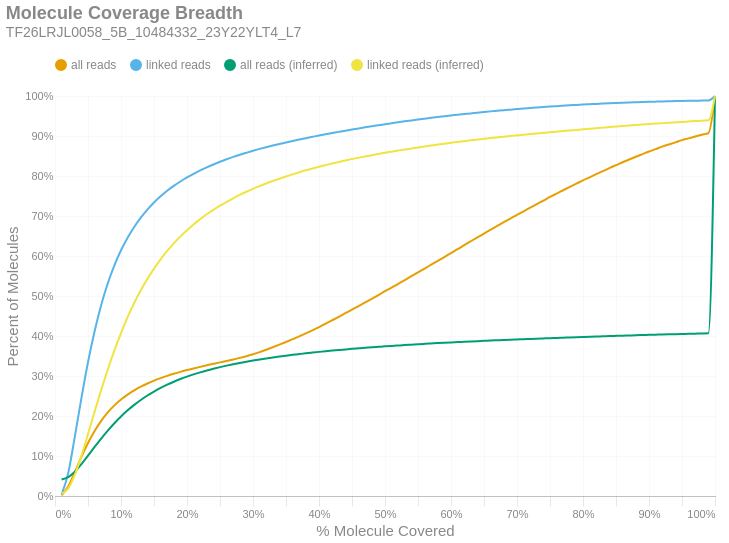

Notebook code cell kept with this figure:
### Markdown cell above
### Molecule Read Coverage
This chart shows molecule coverage breadth as computed by the number of bases aligned to that molecule. In other words, "*how much of each unique long molecule is actually sequenced/aligned?*" Keep in mind there is a distinction between sequences and alignments, since some sequences belonging to a particular molecule may not align well and wouldn't appear in the alignment data. This chart also shows molecule coverage breadth as computed by the *inferred fragment* from which the aligned sequences originate. Unlike read coverage, this calculation takes into account the total insert size, including unsequenced gaps between the forward and reverse reads. Like the previous figures, these are cumulative percents.

### Code cell
if SKIPLR:
    print_html(f"Skipped")
else:
    binned_df = consolidated_hist(valids['coverage_bp'], mask, 0.01, True)
    binned_df_inf = consolidated_hist(valids['coverage_inserts'], mask, 0.01, True)
    binned_df = binned_df.with_columns(pl.lit(binned_df_inf['all reads (cumsum)']).alias('all reads (inferred)'))
    binned_df = binned_df.with_columns(pl.lit(binned_df_inf['linked reads (cumsum)']).alias('linked reads (inferred)'))
    binned_df = binned_df.with_columns(
        (pl.col('bin').cast(pl.Float64) + 0.01).alias('right_edge')
    )

    with SafeRender(binned_df):
        (
            density_plot(binned_df, 'Molecule Coverage Breadth', samplename, 'molcov', ['all reads (inferred)','linked reads (inferred)'])
            .encode(
                #x=alt.X('bin:Q', title="% Molecule Covered").axis(format = '%').scale(padding=0),
                x=alt.X('right_edge:Q', title="% Molecule Covered").axis(format='%').scale(padding=0),
                y=alt.Y('value:Q', title='Percent of Molecules')
                    .axis(format='%')
                    .stack(False)
                    .scale(domainMin=0, padding=0),
                color=alt.Color("key:N").scale(domain = ["all reads", "linked reads", "all reads (inferred)", "linked reads (inferred)"]),
                tooltip = [
                    alt.Tooltip("key:N", title = "Data Type"),
                    alt.Tooltip("range_label:N", title="% Molecule Covered"),
                    alt.Tooltip("value:Q", format = ".2%", title="% Molecules")
                ]
            )
        ).display()

### Figure 1 — Vega-Lite specification as saved in the notebook (floating-point values rounded to 4 significant figures)
{"width": "container", "height": 400, "config": {"title": {"anchor": "start", "dy": -15, "fontSize": 18, "color": "#888888", "subtitleColor": "#888888", "subtitleFontSize": 14}, "arc": {"fill": "#0072B2"}, "axis": {"domainColor": "#888888", "domainWidth": 0.5, "gridWidth": 0.2, "grid": false, "titleFontWeight": 400, "titleFontSize": 15, "labelFontSize": 11, "labelColor": "#888888", "tickColor": "#888888", "tickWidth": 0.2, "titleColor": "#888888"}, "axisBand": {"grid": false}, "axisX": {"grid": true, "tickSize": 10, "domainCap": "round"}, "axisY": {"domain": false, "grid": true, "tickSize": 0, "domainCap": "round"}, "background": "transparent", "header": {"labelFontSize": 15, "labelColor": "#888888", "titleFontSize": 15, "titleFontWeight": 600, "titleColor": "#888888"}, "legend": {"labelFont": "sans-serif", "labelFontSize": 12, "labelColor": "#888888", "symbolSize": 100, "symbolType": "circle", "titleFontSize": 12, "titlePadding": 10, "titleColor": "#888888", "title": null, "orient": "top"}, "range": {"category": ["#E69F00", "#56B4E9", "#009E73", "#F0E442", "#0072B2", "#D55E00", "#CC79A7", "#000000"], "diverging": ["#cfe8f3", "#a2d4ec", "#73bfe2", "#46abdb", "#1696d2", "#12719e"]}, "area": {"fill": "#0072B2", "fillOpacity": 0.7, "line": true, "strokeOpacity": 0.7}, "line": {"color": "#0072B2", "stroke": "#0072B2", "strokeWidth": 2}, "trail": {"color": "#0072B2", "stroke": "#0072B2", "strokeWidth": 0, "size": 1}, "point": {"filled": true, "fillOpacity": 1.0, "size": 95}, "text": {"color": "#888888", "fontSize": 11, "align": "right", "fontWeight": 400, "size": 11}, "bar": {"fill": "#0072B2", "stroke": null}, "view": {"stroke": null, "continuousWidth": 660, "continuousHeight": 400}}, "data": {"name": "data-560f24097fe1f0dae42a0b6d6840aa0b"}, "mark": {"type": "line", "interpolate": "monotone", "point": {"opacity": 0, "size": 275}}, "encoding": {"color": {"field": "key", "scale": {"domain": ["all reads", "linked reads", "all reads (inferred)", "linked reads (inferred)"]}, "type": "nominal"}, "tooltip": [{"field": "key", "title": "Data Type", "type": "nominal"}, {"field": "range_label", "title": "% Molecule Covered", "type": "nominal"}, {"field": "value", "format": ".2%", "title": "% Molecules", "type": "quantitative"}], "x": {"axis": {"format": "%"}, "field": "right_edge", "scale": {"padding": 0}, "title": "% Molecule Covered", "type": "quantitative"}, "y": {"axis": {"format": "%"}, "field": "value", "scale": {"domainMin": 0, "padding": 0}, "stack": false, "title": "Percent of Molecules", "type": "quantitative"}}, "params": [{"name": "param_c36ac31b6afebe62", "select": {"type": "point", "fields": ["key"]}, "bind": "legend"}], "title": {"text": "Molecule Coverage Breadth", "subtitle": "TF26LRJL0058_5B_10484332_23Y22YLT4_L7"}, "transform": [{"fold": ["all reads (cumsum)", "linked reads (cumsum)", "all reads (inferred)", "linked reads (inferred)"]}, {"calculate": "replace(datum.key, ' (cumsum)', '')", "as": "key"}, {"filter": {"param": "param_c36ac31b6afebe62"}}], "usermeta": {"embedOptions": {"downloadFileName": "TF26LRJL0058_5B_10484332_23Y22YLT4_L7.molcov"}}, "$schema": "https://vega.github.io/schema/vega-lite/v6.4.1.json", "datasets": {"data-560f24097fe1f0dae42a0b6d6840aa0b": [{"bin": "0.0", "interval": "0.0-0.01", "all reads": 0.001741, "linked reads": 0.003359, "all reads (cumsum)": 0.001741, "linked reads (cumsum)": 0.003359, "range_label": "0.0-0.01", "all reads (inferred)": 0.04113, "linked reads (inferred)": 0.005711, "right_edge": 0.01}, {"bin": "0.01", "interval": "0.01-0.02", "all reads": 0.02206, "linked reads": 0.05383, "all reads (cumsum)": 0.0238, "linked reads (cumsum)": 0.05719, "range_label": "0.01-0.02", "all reads (inferred)": 0.04693, "linked reads (inferred)": 0.01855, "right_edge": 0.02}, {"bin": "0.02", "interval": "0.02-0.03", "all reads": 0.03589, "linked reads": 0.09062, "all reads (cumsum)": 0.05969, "linked reads (cumsum)": 0.1478, "range_label": "0.02-0.03", "all reads (inferred)": 0.06079, "linked reads (inferred)": 0.05282, "right_edge": 0.03}, {"bin": "0.03", "interval": "0.03-0.04", "all reads": 0.03785, "linked reads": 0.09695, "all reads (cumsum)": 0.09753, "linked reads (cumsum)": 0.2448, "range_label": "0.03-0.04", "all reads (inferred)": 0.07956, "linked reads (inferred)": 0.1004, "right_edge": 0.04}, {"bin": "0.04", "interval": "0.04-0.05", "all reads": 0.03486, "linked reads": 0.08967, "all reads (cumsum)": 0.1324, "linked reads (cumsum)": 0.3344, "range_label": "0.04-0.05", "all reads (inferred)": 0.1009, "linked reads (inferred)": 0.1549, "right_edge": 0.05}, {"bin": "0.05", "interval": "0.05-0.06", "all reads": 0.03004, "linked reads": 0.07741, "all reads (cumsum)": 0.1624, "linked reads (cumsum)": 0.4118, "range_label": "0.05-0.06", "all reads (inferred)": 0.1226, "linked reads (inferred)": 0.2108, "right_edge": 0.06}, {"bin": "0.06", "interval": "0.06-0.07", "all reads": 0.02548, "linked reads": 0.06563, "all reads (cumsum)": 0.1879, "linked reads (cumsum)": 0.4775, "range_label": "0.06-0.07", "all reads (inferred)": 0.1437, "linked reads (inferred)": 0.2652, "right_edge": 0.07}, {"bin": "0.07", "interval": "0.07-0.08", "all reads": 0.02112, "linked reads": 0.05436, "all reads (cumsum)": 0.209, "linked reads (cumsum)": 0.5318, "range_label": "0.07-0.08", "all reads (inferred)": 0.1635, "linked reads (inferred)": 0.3163, "right_edge": 0.08}, {"bin": "0.08", "interval": "0.08-0.09", "all reads": 0.01747, "linked reads": 0.04488, "all reads (cumsum)": 0.2265, "linked reads (cumsum)": 0.5767, "range_label": "0.08-0.09", "all reads (inferred)": 0.1819, "linked reads (inferred)": 0.3639, "right_edge": 0.09}, {"bin": "0.09", "interval": "0.09-0.1", "all reads": 0.01463, "linked reads": 0.03754, "all reads (cumsum)": 0.2411, "linked reads (cumsum)": 0.6142, "range_label": "0.09-0.1", "all reads (inferred)": 0.1988, "linked reads (inferred)": 0.4074, "right_edge": 0.1}, {"bin": "0.1", "interval": "0.1-0.11", "all reads": 0.01237, "linked reads": 0.03163, "all reads (cumsum)": 0.2535, "linked reads (cumsum)": 0.6459, "range_label": "0.1-0.11", "all reads (inferred)": 0.2141, "linked reads (inferred)": 0.4471, "right_edge": 0.11}, {"bin": "0.11", "interval": "0.11-0.12", "all reads": 0.01052, "linked reads": 0.0268, "all reads (cumsum)": 0.264, "linked reads (cumsum)": 0.6727, "range_label": "0.11-0.12", "all reads (inferred)": 0.2278, "linked reads (inferred)": 0.4824, "right_edge": 0.12}, {"bin": "0.12", "interval": "0.12-0.13", "all reads": 0.009201, "linked reads": 0.02328, "all reads (cumsum)": 0.2732, "linked reads (cumsum)": 0.6959, "range_label": "0.12-0.13", "all reads (inferred)": 0.2401, "linked reads (inferred)": 0.5142, "right_edge": 0.13}, {"bin": "0.13", "interval": "0.13-0.14", "all reads": 0.008003, "linked reads": 0.02009, "all reads (cumsum)": 0.2812, "linked reads (cumsum)": 0.716, "range_label": "0.13-0.14", "all reads (inferred)": 0.2512, "linked reads (inferred)": 0.5428, "right_edge": 0.14}, {"bin": "0.14", "interval": "0.14-0.15", "all reads": 0.007132, "linked reads": 0.01768, "all reads (cumsum)": 0.2883, "linked reads (cumsum)": 0.7337, "range_label": "0.14-0.15", "all reads (inferred)": 0.2612, "linked reads (inferred)": 0.5685, "right_edge": 0.15}, {"bin": "0.15", "interval": "0.15-0.16", "all reads": 0.006289, "linked reads": 0.01536, "all reads (cumsum)": 0.2946, "linked reads (cumsum)": 0.7491, "range_label": "0.15-0.16", "all reads (inferred)": 0.2702, "linked reads (inferred)": 0.5918, "right_edge": 0.16}, {"bin": "0.16", "interval": "0.16-0.17", "all reads": 0.005751, "linked reads": 0.01383, "all reads (cumsum)": 0.3004, "linked reads (cumsum)": 0.7629, "range_label": "0.16-0.17", "all reads (inferred)": 0.2782, "linked reads (inferred)": 0.6126, "right_edge": 0.17}, {"bin": "0.17", "interval": "0.17-0.18", "all reads": 0.00519, "linked reads": 0.01224, "all reads (cumsum)": 0.3056, "linked reads (cumsum)": 0.7752, "range_label": "0.17-0.18", "all reads (inferred)": 0.2856, "linked reads (inferred)": 0.6317, "right_edge": 0.18}, {"bin": "0.18", "interval": "0.18-0.19", "all reads": 0.004755, "linked reads": 0.01102, "all reads (cumsum)": 0.3103, "linked reads (cumsum)": 0.7862, "range_label": "0.18-0.19", "all reads (inferred)": 0.2924, "linked reads (inferred)": 0.6491, "right_edge": 0.19}, {"bin": "0.19", "interval": "0.19-0.2", "all reads": 0.004469, "linked reads": 0.01016, "all reads (cumsum)": 0.3148, "linked reads (cumsum)": 0.7963, "range_label": "0.19-0.2", "all reads (inferred)": 0.2984, "linked reads (inferred)": 0.6646, "right_edge": 0.2}, {"bin": "0.2", "interval": "0.2-0.21", "all reads": 0.004116, "linked reads": 0.009089, "all reads (cumsum)": 0.3189, "linked reads (cumsum)": 0.8054, "range_label": "0.2-0.21", "all reads (inferred)": 0.304, "linked reads (inferred)": 0.679, "right_edge": 0.21}, {"bin": "0.21", "interval": "0.21-0.22", "all reads": 0.003945, "linked reads": 0.008439, "all reads (cumsum)": 0.3229, "linked reads (cumsum)": 0.8139, "range_label": "0.21-0.22", "all reads (inferred)": 0.3091, "linked reads (inferred)": 0.6922, "right_edge": 0.22}, {"bin": "0.22", "interval": "0.22-0.23", "all reads": 0.003816, "linked reads": 0.007783, "all reads (cumsum)": 0.3267, "linked reads (cumsum)": 0.8217, "range_label": "0.22-0.23", "all reads (inferred)": 0.3139, "linked reads (inferred)": 0.7043, "right_edge": 0.23}, {"bin": "0.23", "interval": "0.23-0.24", "all reads": 0.003735, "linked reads": 0.007155, "all reads (cumsum)": 0.3304, "linked reads (cumsum)": 0.8288, "range_label": "0.23-0.24", "all reads (inferred)": 0.3182, "linked reads (inferred)": 0.7154, "right_edge": 0.24}, {"bin": "0.24", "interval": "0.24-0.25", "all reads": 0.003684, "linked reads": 0.006767, "all reads (cumsum)": 0.3341, "linked reads (cumsum)": 0.8356, "range_label": "0.24-0.25", "all reads (inferred)": 0.3222, "linked reads (inferred)": 0.7258, "right_edge": 0.25}, {"bin": "0.25", "interval": "0.25-0.26", "all reads": 0.003567, "linked reads": 0.006208, "all reads (cumsum)": 0.3377, "linked reads (cumsum)": 0.8418, "range_label": "0.25-0.26", "all reads (inferred)": 0.326, "linked reads (inferred)": 0.7354, "right_edge": 0.26}, {"bin": "0.26", "interval": "0.26-0.27", "all reads": 0.003726, "linked reads": 0.005925, "all reads (cumsum)": 0.3414, "linked reads (cumsum)": 0.8477, "range_label": "0.26-0.27", "all reads (inferred)": 0.3295, "linked reads (inferred)": 0.7443, "right_edge": 0.27}, {"bin": "0.27", "interval": "0.27-0.28", "all reads": 0.003941, "linked reads": 0.005368, "all reads (cumsum)": 0.3453, "linked reads (cumsum)": 0.8531, "range_label": "0.27-0.28", "all reads (inferred)": 0.3327, "linked reads (inferred)": 0.7527, "right_edge": 0.28}, {"bin": "0.28", "interval": "0.28-0.29", "all reads": 0.004238, "linked reads": 0.005086, "all reads (cumsum)": 0.3496, "linked reads (cumsum)": 0.8582, "range_label": "0.28-0.29", "all reads (inferred)": 0.3358, "linked reads (inferred)": 0.7606, "right_edge": 0.29}, {"bin": "0.29", "interval": "0.29-0.3", "all reads": 0.004833, "linked reads": 0.004981, "all reads (cumsum)": 0.3544, "linked reads (cumsum)": 0.8631, "range_label": "0.29-0.3", "all reads (inferred)": 0.3387, "linked reads (inferred)": 0.7679, "right_edge": 0.3}, {"bin": "0.3", "interval": "0.3-0.31", "all reads": 0.005324, "linked reads": 0.004634, "all reads (cumsum)": 0.3597, "linked reads (cumsum)": 0.8678, "range_label": "0.3-0.31", "all reads (inferred)": 0.3414, "linked reads (inferred)": 0.7748, "right_edge": 0.31}, {"bin": "0.31", "interval": "0.31-0.32", "all reads": 0.005941, "linked reads": 0.004312, "all reads (cumsum)": 0.3657, "linked reads (cumsum)": 0.8721, "range_label": "0.31-0.32", "all reads (inferred)": 0.3439, "linked reads (inferred)": 0.7813, "right_edge": 0.32}, {"bin": "0.32", "interval": "0.32-0.33", "all reads": 0.006183, "linked reads": 0.004078, "all reads (cumsum)": 0.3718, "linked reads (cumsum)": 0.8762, "range_label": "0.32-0.33", "all reads (inferred)": 0.3463, "linked reads (inferred)": 0.7874, "right_edge": 0.33}, {"bin": "0.33", "interval": "0.33-0.34", "all reads": 0.006477, "linked reads": 0.003955, "all reads (cumsum)": 0.3783, "linked reads (cumsum)": 0.8801, "range_label": "0.33-0.34", "all reads (inferred)": 0.3486, "linked reads (inferred)": 0.7932, "right_edge": 0.34}, {"bin": "0.34", "interval": "0.34-0.35", "all reads": 0.006706, "linked reads": 0.003849, "all reads (cumsum)": 0.385, "linked reads (cumsum)": 0.884, "range_label": "0.34-0.35", "all reads (inferred)": 0.3508, "linked reads (inferred)": 0.7988, "right_edge": 0.35}, {"bin": "0.35", "interval": "0.35-0.36", "all reads": 0.006996, "linked reads": 0.003686, "all reads (cumsum)": 0.392, "linked reads (cumsum)": 0.8877, "range_label": "0.35-0.36", "all reads (inferred)": 0.3528, "linked reads (inferred)": 0.8041, "right_edge": 0.36}, {"bin": "0.36", "interval": "0.36-0.37", "all reads": 0.00712, "linked reads": 0.003466, "all reads (cumsum)": 0.3991, "linked reads (cumsum)": 0.8911, "range_label": "0.36-0.37", "all reads (inferred)": 0.3548, "linked reads (inferred)": 0.8092, "right_edge": 0.37}, {"bin": "0.37", "interval": "0.37-0.38", "all reads": 0.007454, "linked reads": 0.003393, "all reads (cumsum)": 0.4066, "linked reads (cumsum)": 0.8945, "range_label": "0.37-0.38", "all reads (inferred)": 0.3568, "linked reads (inferred)": 0.8142, "right_edge": 0.38}, {"bin": "0.38", "interval": "0.38-0.39", "all reads": 0.007664, "linked reads": 0.003352, "all reads (cumsum)": 0.4143, "linked reads (cumsum)": 0.8979, "range_label": "0.38-0.39", "all reads (inferred)": 0.3586, "linked reads (inferred)": 0.8187, "right_edge": 0.39}, {"bin": "0.39", "interval": "0.39-0.4", "all reads": 0.008077, "linked reads": 0.003298, "all reads (cumsum)": 0.4223, "linked reads (cumsum)": 0.9012, "range_label": "0.39-0.4", "all reads (inferred)": 0.3603, "linked reads (inferred)": 0.8231, "right_edge": 0.4}, {"bin": "0.4", "interval": "0.4-0.41", "all reads": 0.008355, "linked reads": 0.003122, "all reads (cumsum)": 0.4307, "linked reads (cumsum)": 0.9043, "range_label": "0.4-0.41", "all reads (inferred)": 0.3619, "linked reads (inferred)": 0.8272, "right_edge": 0.41}, {"bin": "0.41", "interval": "0.41-0.42", "all reads": 0.008656, "linked reads": 0.003001, "all reads (cumsum)": 0.4394, "linked reads (cumsum)": 0.9073, "range_label": "0.41-0.42", "all reads (inferred)": 0.3635, "linked reads (inferred)": 0.8312, "right_edge": 0.42}, {"bin": "0.42", "interval": "0.42-0.43", "all reads": 0.008744, "linked reads": 0.003013, "all reads (cumsum)": 0.4481, "linked reads (cumsum)": 0.9103, "range_label": "0.42-0.43", "all reads (inferred)": 0.365, "linked reads (inferred)": 0.8351, "right_edge": 0.43}, {"bin": "0.43", "interval": "0.43-0.44", "all reads": 0.008877, "linked reads": 0.002969, "all reads (cumsum)": 0.457, "linked reads (cumsum)": 0.9133, "range_label": "0.43-0.44", "all reads (inferred)": 0.3664, "linked reads (inferred)": 0.8387, "right_edge": 0.44}, {"bin": "0.44", "interval": "0.44-0.45", "all reads": 0.008965, "linked reads": 0.002857, "all reads (cumsum)": 0.4659, "linked reads (cumsum)": 0.9161, "range_label": "0.44-0.45", "all reads (inferred)": 0.3679, "linked reads (inferred)": 0.8424, "right_edge": 0.45}, {"bin": "0.45", "interval": "0.45-0.46", "all reads": 0.008904, "linked reads": 0.002803, "all reads (cumsum)": 0.4748, "linked reads (cumsum)": 0.9189, "range_label": "0.45-0.46", "all reads (inferred)": 0.3692, "linked reads (inferred)": 0.8457, "right_edge": 0.46}, {"bin": "0.46", "interval": "0.46-0.47", "all reads": 0.008992, "linked reads": 0.002729, "all reads (cumsum)": 0.4838, "linked reads (cumsum)": 0.9217, "range_label": "0.46-0.47", "all reads (inferred)": 0.3705, "linked reads (inferred)": 0.849, "right_edge": 0.47}, {"bin": "0.47", "interval": "0.47-0.48", "all reads": 0.009217, "linked reads": 0.002666, "all reads (cumsum)": 0.4931, "linked reads (cumsum)": 0.9243, "range_label": "0.47-0.48", "all reads (inferred)": 0.3717, "linked reads (inferred)": 0.8521, "right_edge": 0.48}, {"bin": "0.48", "interval": "0.48-0.49", "all reads": 0.009018, "linked reads": 0.002571, "all reads (cumsum)": 0.5021, "linked reads (cumsum)": 0.9269, "range_label": "0.48-0.49", "all reads (inferred)": 0.3729, "linked reads (inferred)": 0.8551, "right_edge": 0.49}, {"bin": "0.49", "interval": "0.49-0.5", "all reads": 0.01001, "linked reads": 0.002573, "all reads (cumsum)": 0.5121, "linked reads (cumsum)": 0.9295, "range_label": "0.49-0.5", "all reads (inferred)": 0.3741, "linked reads (inferred)": 0.8581, "right_edge": 0.5}, {"bin": "0.5", "interval": "0.5-0.51", "all reads": 0.008648, "linked reads": 0.002399, "all reads (cumsum)": 0.5207, "linked reads (cumsum)": 0.9319, "range_label": "0.5-0.51", "all reads (inferred)": 0.3752, "linked reads (inferred)": 0.8609, "right_edge": 0.51}, {"bin": "0.51", "interval": "0.51-0.52", "all reads": 0.009719, "linked reads": 0.002474, "all reads (cumsum)": 0.5304, "linked reads (cumsum)": 0.9343, "range_label": "0.51-0.52", "all reads (inferred)": 0.3763, "linked reads (inferred)": 0.8636, "right_edge": 0.52}, {"bin": "0.52", "interval": "0.52-0.53", "all reads": 0.009416, "linked reads": 0.002315, "all reads (cumsum)": 0.5399, "linked reads (cumsum)": 0.9367, "range_label": "0.52-0.53", "all reads (inferred)": 0.3773, "linked reads (inferred)": 0.8663, "right_edge": 0.53}, {"bin": "0.53", "interval": "0.53-0.54", "all reads": 0.009683, "linked reads": 0.0023, "all reads (cumsum)": 0.5495, "linked reads (cumsum)": 0.939, "range_label": "0.53-0.54", "all reads (inferred)": 0.3783, "linked reads (inferred)": 0.8688, "right_edge": 0.54}, {"bin": "0.54", "interval": "0.54-0.55", "all reads": 0.009384, "linked reads": 0.002194, "all reads (cumsum)": 0.5589, "linked reads (cumsum)": 0.9412, "range_label": "0.54-0.55", "all reads (inferred)": 0.3794, "linked reads (inferred)": 0.8714, "right_edge": 0.55}, {"bin": "0.55", "interval": "0.55-0.56", "all reads": 0.009781, "linked reads": 0.002139, "all reads (cumsum)": 0.5687, "linked reads (cumsum)": 0.9433, "range_label": "0.55-0.56", "all reads (inferred)": 0.3803, "linked reads (inferred)": 0.8739, "right_edge": 0.56}, {"bin": "0.56", "interval": "0.56-0.57", "all reads": 0.009471, "linked reads": 0.002113, "all reads (cumsum)": 0.5782, "linked reads (cumsum)": 0.9454, "range_label": "0.56-0.57", "all reads (inferred)": 0.3813, "linked reads (inferred)": 0.8763, "right_edge": 0.57}, {"bin": "0.57", "interval": "0.57-0.58", "all reads": 0.009476, "linked reads": 0.002009, "all reads (cumsum)": 0.5877, "linked reads (cumsum)": 0.9474, "range_label": "0.57-0.58", "all reads (inferred)": 0.3822, "linked reads (inferred)": 0.8787, "right_edge": 0.58}, {"bin": "0.58", "interval": "0.58-0.59", "all reads": 0.009753, "linked reads": 0.00193, "all reads (cumsum)": 0.5974, "linked reads (cumsum)": 0.9493, "range_label": "0.58-0.59", "all reads (inferred)": 0.3831, "linked reads (inferred)": 0.8809, "right_edge": 0.59}, {"bin": "0.59", "interval": "0.59-0.6", "all reads": 0.009927, "linked reads": 0.001893, "all reads (cumsum)": 0.6073, "linked reads (cumsum)": 0.9512, "range_label": "0.59-0.6", "all reads (inferred)": 0.384, "linked reads (inferred)": 0.883, "right_edge": 0.6}, {"bin": "0.6", "interval": "0.6-0.61", "all reads": 0.009621, "linked reads": 0.001861, "all reads (cumsum)": 0.617, "linked reads (cumsum)": 0.9531, "range_label": "0.6-0.61", "all reads (inferred)": 0.3848, "linked reads (inferred)": 0.885, "right_edge": 0.61}, {"bin": "0.61", "interval": "0.61-0.62", "all reads": 0.0101, "linked reads": 0.001746, "all reads (cumsum)": 0.6271, "linked reads (cumsum)": 0.9548, "range_label": "0.61-0.62", "all reads (inferred)": 0.3856, "linked reads (inferred)": 0.8871, "right_edge": 0.62}, {"bin": "0.62", "interval": "0.62-0.63", "all reads": 0.009808, "linked reads": 0.001693, "all reads (cumsum)": 0.6369, "linked reads (cumsum)": 0.9565, "range_label": "0.62-0.63", "all reads (inferred)": 0.3864, "linked reads (inferred)": 0.8891, "right_edge": 0.63}, {"bin": "0.63", "interval": "0.63-0.64", "all reads": 0.009718, "linked reads": 0.001762, "all reads (cumsum)": 0.6466, "linked reads (cumsum)": 0.9583, "range_label": "0.63-0.64", "all reads (inferred)": 0.3872, "linked reads (inferred)": 0.891, "right_edge": 0.64}, {"bin": "0.64", "interval": "0.64-0.65", "all reads": 0.009558, "linked reads": 0.001617, "all reads (cumsum)": 0.6561, "linked reads (cumsum)": 0.9599, "range_label": "0.64-0.65", "all reads (inferred)": 0.3879, "linked reads (inferred)": 0.8928, "right_edge": 0.65}, {"bin": "0.65", "interval": "0.65-0.66", "all reads": 0.009755, "linked reads": 0.001636, "all reads (cumsum)": 0.6659, "linked reads (cumsum)": 0.9616, "range_label": "0.65-0.66", "all reads (inferred)": 0.3887, "linked reads (inferred)": 0.8947, "right_edge": 0.66}, {"bin": "0.66", "interval": "0.66-0.67", "all reads": 0.009167, "linked reads": 0.001466, "all reads (cumsum)": 0.6751, "linked reads (cumsum)": 0.963, "range_label": "0.66-0.67", "all reads (inferred)": 0.3894, "linked reads (inferred)": 0.8965, "right_edge": 0.67}, {"bin": "0.67", "interval": "0.67-0.68", "all reads": 0.00943, "linked reads": 0.001481, "all reads (cumsum)": 0.6845, "linked reads (cumsum)": 0.9645, "range_label": "0.67-0.68", "all reads (inferred)": 0.3901, "linked reads (inferred)": 0.8983, "right_edge": 0.68}, {"bin": "0.68", "interval": "0.68-0.69", "all reads": 0.009138, "linked reads": 0.001382, "all reads (cumsum)": 0.6936, "linked reads (cumsum)": 0.9659, "range_label": "0.68-0.69", "all reads (inferred)": 0.3908, "linked reads (inferred)": 0.9, "right_edge": 0.69}, {"bin": "0.69", "interval": "0.69-0.7", "all reads": 0.009265, "linked reads": 0.001382, "all reads (cumsum)": 0.7029, "linked reads (cumsum)": 0.9673, "range_label": "0.69-0.7", "all reads (inferred)": 0.3915, "linked reads (inferred)": 0.9016, "right_edge": 0.7}, {"bin": "0.7", "interval": "0.7-0.71", "all reads": 0.008904, "linked reads": 0.001361, "all reads (cumsum)": 0.7118, "linked reads (cumsum)": 0.9686, "range_label": "0.7-0.71", "all reads (inferred)": 0.3921, "linked reads (inferred)": 0.9032, "right_edge": 0.71}, {"bin": "0.71", "interval": "0.71-0.72", "all reads": 0.00887, "linked reads": 0.001281, "all reads (cumsum)": 0.7207, "linked reads (cumsum)": 0.9699, "range_label": "0.71-0.72", "all reads (inferred)": 0.3928, "linked reads (inferred)": 0.9049, "right_edge": 0.72}, {"bin": "0.72", "interval": "0.72-0.73", "all reads": 0.009026, "linked reads": 0.001288, "all reads (cumsum)": 0.7297, "linked reads (cumsum)": 0.9712, "range_label": "0.72-0.73", "all reads (inferred)": 0.3934, "linked reads (inferred)": 0.9065, "right_edge": 0.73}, {"bin": "0.73", "interval": "0.73-0.74", "all reads": 0.008751, "linked reads": 0.001223, "all reads (cumsum)": 0.7384, "linked reads (cumsum)": 0.9724, "range_label": "0.73-0.74", "all reads (inferred)": 0.394, "linked reads (inferred)": 0.908, "right_edge": 0.74}, {"bin": "0.74", "interval": "0.74-0.75", "all reads": 0.009108, "linked reads": 0.001164, "all reads (cumsum)": 0.7476, "linked reads (cumsum)": 0.9736, "range_label": "0.74-0.75", "all reads (inferred)": 0.3946, "linked reads (inferred)": 0.9094, "right_edge": 0.75}, {"bin": "0.75", "interval": "0.75-0.76", "all reads": 0.008298, "linked reads": 0.001045, "all reads (cumsum)": 0.7559, "linked reads (cumsum)": 0.9746, "range_label": "0.75-0.76", "all reads (inferred)": 0.3952, "linked reads (inferred)": 0.9108, "right_edge": 0.76}, {"bin": "0.76", "interval": "0.76-0.77", "all reads": 0.008551, "linked reads": 0.001033, "all reads (cumsum)": 0.7644, "linked reads (cumsum)": 0.9757, "range_label": "0.76-0.77", "all reads (inferred)": 0.3958, "linked reads (inferred)": 0.9123, "right_edge": 0.77}, {"bin": "0.77", "interval": "0.77-0.78", "all reads": 0.008282, "linked reads": 0.001029, "all reads (cumsum)": 0.7727, "linked reads (cumsum)": 0.9767, "range_label": "0.77-0.78", "all reads (inferred)": 0.3964, "linked reads (inferred)": 0.9138, "right_edge": 0.78}, {"bin": "0.78", "interval": "0.78-0.79", "all reads": 0.008081, "linked reads": 0.0009142, "all reads (cumsum)": 0.7808, "linked reads (cumsum)": 0.9776, "range_label": "0.78-0.79", "all reads (inferred)": 0.397, "linked reads (inferred)": 0.9153, "right_edge": 0.79}, {"bin": "0.79", "interval": "0.79-0.8", "all reads": 0.008365, "linked reads": 0.000966, "all reads (cumsum)": 0.7891, "linked reads (cumsum)": 0.9786, "range_label": "0.79-0.8", "all reads (inferred)": 0.3975, "linked reads (inferred)": 0.9167, "right_edge": 0.8}, {"bin": "0.8", "interval": "0.8-0.81", "all reads": 0.007636, "linked reads": 0.0008391, "all reads (cumsum)": 0.7968, "linked reads (cumsum)": 0.9794, "range_label": "0.8-0.81", "all reads (inferred)": 0.3981, "linked reads (inferred)": 0.9182, "right_edge": 0.81}, {"bin": "0.81", "interval": "0.81-0.82", "all reads": 0.00771, "linked reads": 0.0008436, "all reads (cumsum)": 0.8045, "linked reads (cumsum)": 0.9802, "range_label": "0.81-0.82", "all reads (inferred)": 0.3987, "linked reads (inferred)": 0.9196, "right_edge": 0.82}, {"bin": "0.82", "interval": "0.82-0.83", "all reads": 0.007812, "linked reads": 0.000815, "all reads (cumsum)": 0.8123, "linked reads (cumsum)": 0.9811, "range_label": "0.82-0.83", "all reads (inferred)": 0.3992, "linked reads (inferred)": 0.9209, "right_edge": 0.83}, {"bin": "0.83", "interval": "0.83-0.84", "all reads": 0.007549, "linked reads": 0.000756, "all reads (cumsum)": 0.8198, "linked reads (cumsum)": 0.9818, "range_label": "0.83-0.84", "all reads (inferred)": 0.3998, "linked reads (inferred)": 0.9223, "right_edge": 0.84}, {"bin": "0.84", "interval": "0.84-0.85", "all reads": 0.00719, "linked reads": 0.0006747, "all reads (cumsum)": 0.827, "linked reads (cumsum)": 0.9825, "range_label": "0.84-0.85", "all reads (inferred)": 0.4003, "linked reads (inferred)": 0.9237, "right_edge": 0.85}, {"bin": "0.85", "interval": "0.85-0.86", "all reads": 0.007244, "linked reads": 0.0006515, "all reads (cumsum)": 0.8343, "linked reads (cumsum)": 0.9831, "range_label": "0.85-0.86", "all reads (inferred)": 0.4009, "linked reads (inferred)": 0.925, "right_edge": 0.86}, {"bin": "0.86", "interval": "0.86-0.87", "all reads": 0.006898, "linked reads": 0.0006095, "all reads (cumsum)": 0.8412, "linked reads (cumsum)": 0.9838, "range_label": "0.86-0.87", "all reads (inferred)": 0.4014, "linked reads (inferred)": 0.9263, "right_edge": 0.87}, {"bin": "0.87", "interval": "0.87-0.88", "all reads": 0.006935, "linked reads": 0.0005755, "all reads (cumsum)": 0.8481, "linked reads (cumsum)": 0.9843, "range_label": "0.87-0.88", "all reads (inferred)": 0.4019, "linked reads (inferred)": 0.9275, "right_edge": 0.88}, {"bin": "0.88", "interval": "0.88-0.89", "all reads": 0.006575, "linked reads": 0.0005648, "all reads (cumsum)": 0.8547, "linked reads (cumsum)": 0.9849, "range_label": "0.88-0.89", "all reads (inferred)": 0.4024, "linked reads (inferred)": 0.9287, "right_edge": 0.89}, {"bin": "0.89", "interval": "0.89-0.9", "all reads": 0.00649, "linked reads": 0.0005246, "all reads (cumsum)": 0.8612, "linked reads (cumsum)": 0.9854, "range_label": "0.89-0.9", "all reads (inferred)": 0.4028, "linked reads (inferred)": 0.9299, "right_edge": 0.9}, {"bin": "0.9", "interval": "0.9-0.91", "all reads": 0.005865, "linked reads": 0.0004996, "all reads (cumsum)": 0.867, "linked reads (cumsum)": 0.9859, "range_label": "0.9-0.91", "all reads (inferred)": 0.4033, "linked reads (inferred)": 0.931, "right_edge": 0.91}, {"bin": "0.91", "interval": "0.91-0.92", "all reads": 0.006516, "linked reads": 0.0004772, "all reads (cumsum)": 0.8736, "linked reads (cumsum)": 0.9864, "range_label": "0.91-0.92", "all reads (inferred)": 0.4037, "linked reads (inferred)": 0.9322, "right_edge": 0.92}, {"bin": "0.92", "interval": "0.92-0.93", "all reads": 0.005143, "linked reads": 0.0004048, "all reads (cumsum)": 0.8787, "linked reads (cumsum)": 0.9868, "range_label": "0.92-0.93", "all reads (inferred)": 0.4042, "linked reads (inferred)": 0.9333, "right_edge": 0.93}, {"bin": "0.93", "interval": "0.93-0.94", "all reads": 0.005377, "linked reads": 0.0004048, "all reads (cumsum)": 0.8841, "linked reads (cumsum)": 0.9872, "range_label": "0.93-0.94", "all reads (inferred)": 0.4046, "linked reads (inferred)": 0.9343, "right_edge": 0.94}, {"bin": "0.94", "interval": "0.94-0.95", "all reads": 0.005527, "linked reads": 0.0003807, "all reads (cumsum)": 0.8896, "linked reads (cumsum)": 0.9876, "range_label": "0.94-0.95", "all reads (inferred)": 0.405, "linked reads (inferred)": 0.9352, "right_edge": 0.95}, {"bin": "0.95", "interval": "0.95-0.96", "all reads": 0.004426, "linked reads": 0.0003315, "all reads (cumsum)": 0.894, "linked reads (cumsum)": 0.9879, "range_label": "0.95-0.96", "all reads (inferred)": 0.4054, "linked reads (inferred)": 0.9362, "right_edge": 0.96}, {"bin": "0.96", "interval": "0.96-0.97", "all reads": 0.004678, "linked reads": 0.0003396, "all reads (cumsum)": 0.8987, "linked reads (cumsum)": 0.9883, "range_label": "0.96-0.97", "all reads (inferred)": 0.4058, "linked reads (inferred)": 0.9373, "right_edge": 0.97}, {"bin": "0.97", "interval": "0.97-0.98", "all reads": 0.004433, "linked reads": 0.0003047, "all reads (cumsum)": 0.9031, "linked reads (cumsum)": 0.9886, "range_label": "0.97-0.98", "all reads (inferred)": 0.4062, "linked reads (inferred)": 0.9382, "right_edge": 0.98}, {"bin": "0.98", "interval": "0.98-0.99", "all reads": 0.004023, "linked reads": 0.0003253, "all reads (cumsum)": 0.9072, "linked reads (cumsum)": 0.9889, "range_label": "0.98-0.99", "all reads (inferred)": 0.4067, "linked reads (inferred)": 0.9393, "right_edge": 0.99}, {"bin": "0.99", "interval": "0.99-1.0", "all reads": 0.09284, "linked reads": 0.01111, "all reads (cumsum)": 1.0, "linked reads (cumsum)": 1.0, "range_label": "0.99-1.0", "all reads (inferred)": 1.0, "linked reads (inferred)": 1.0, "right_edge": 1.0}]}}
